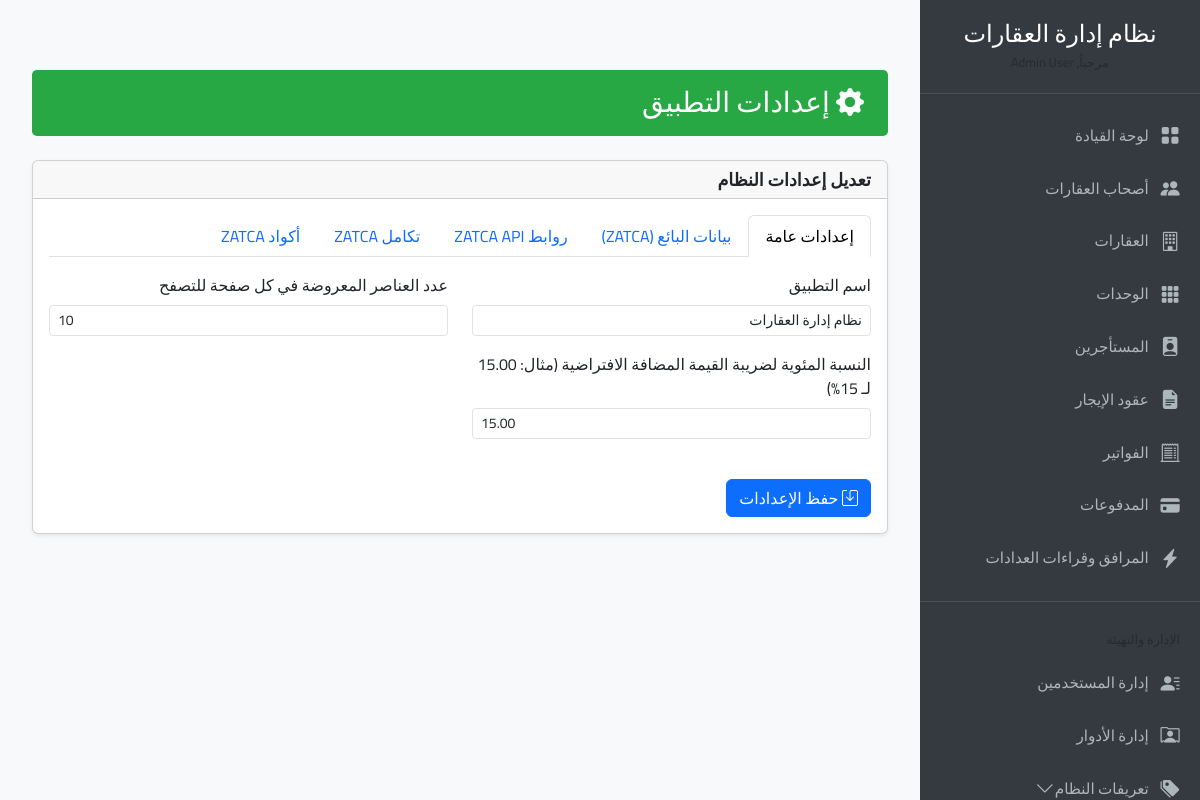
The page /settings.php (signed in) on the database its author committed.
### tables this page shows
CREATE TABLE `app_settings` (
  `setting_key` varchar(100) NOT NULL,
  `setting_value` text DEFAULT NULL,
  `description` varchar(255) DEFAULT NULL,
  `last_updated` timestamp NOT NULL DEFAULT current_timestamp() ON UPDATE current_timestamp()
);

### includes/functions.php (called while the page is built, shortened)
<?php
function base_url($path = '') {
    return rtrim(APP_BASE_URL, '/') . '/' . ltrim($path, '/');
}
function esc_attr($string) {
    return htmlspecialchars((string)$string, ENT_QUOTES, 'UTF-8');
}
function esc_html($string) {
    return htmlspecialchars((string)$string, ENT_NOQUOTES, 'UTF-8');
}
?>

### settings.php (the view, shortened to what this page needs)
<?php
$page_title = "إعدادات التطبيق";
require_once __DIR__ . '/db_connect.php';
require_once __DIR__ . '/includes/functions.php';
$current_settings = [];
$settings_keys = [
    'APP_NAME', 'ITEMS_PER_PAGE', 'VAT_PERCENTAGE',
    'ZATCA_API_URL_PRODUCTION_CLEARANCE', 'ZATCA_API_URL_PRODUCTION_REPORTING', 'ZATCA_API_URL_PRODUCTION_COMPLIANCE_INVOICE',
    'ZATCA_API_URL_SIMULATION_CLEARANCE', 'ZATCA_API_URL_SIMULATION_REPORTING', 'ZATCA_API_URL_SIMULATION_COMPLIANCE_INVOICE',
    'ZATCA_API_URL_SANDBOX_PORTAL',
    'ZATCA_CERTIFICATE_PATH', 'ZATCA_PRIVATE_KEY_PATH', 'ZATCA_PRIVATE_KEY_PASSWORD',
    'ZATCA_CLIENT_ID', 'ZATCA_CLIENT_SECRET', 'ZATCA_COMPLIANCE_OTP',
    'ZATCA_SELLER_NAME', 'ZATCA_SELLER_VAT_NUMBER', 'ZATCA_SELLER_STREET_NAME', 'ZATCA_SELLER_BUILDING_NO',
    'ZATCA_SELLER_ADDITIONAL_NO', 'ZATCA_SELLER_DISTRICT_NAME', 'ZATCA_SELLER_CITY_NAME',
    'ZATCA_SELLER_POSTAL_CODE', 'ZATCA_SELLER_COUNTRY_CODE',
    'ZATCA_SOLUTION_NAME',
    'ZATCA_INVOICE_TYPE_CODE_SIMPLIFIED', 'ZATCA_INVOICE_TYPE_CODE_STANDARD',
    'ZATCA_PAYMENT_MEANS_CODE_CASH', 'ZATCA_PAYMENT_MEANS_CODE_CARD', 'ZATCA_PAYMENT_MEANS_CODE_BANK'
];
$sql_fetch_settings = "SELECT setting_key, setting_value, description FROM app_settings WHERE setting_key IN ('" . implode("','", $settings_keys) . "')";
$result_settings = $mysqli->query($sql_fetch_settings);
if ($result_settings) {
    while ($row = $result_settings->fetch_assoc()) {
        $current_settings[$row['setting_key']] = [
            'value' => $row['setting_value'],
            'description' => $row['description']
        ];
    }
} else {
    error_log("Failed to fetch app settings: " . $mysqli->error);
    set_message("حدث خطأ أثناء جلب الإعدادات الحالية.", "danger");
}
require_once __DIR__ . '/includes/header_resources.php';
require_once __DIR__ . '/includes/navigation.php';
function get_setting_value($settings_array, $key, $default = '') {
    return isset($settings_array[$key]['value']) ? esc_attr($settings_array[$key]['value']) : $default;
}
function get_setting_description($settings_array, $key, $default_key_name = '') {
    return isset($settings_array[$key]['description']) ? esc_html($settings_array[$key]['description']) : esc_html($default_key_name);
}
?>
<div class="container-fluid">
    <div class="content-header">
        <h1><i class="bi bi-gear-fill"></i> <?php echo esc_html($page_title); ?></h1>
    </div>
    <div class="card shadow-sm">
        <div class="card-header">
            <h5 class="card-title mb-0">تعديل إعدادات النظام</h5>
        </div>
        <div class="card-body">
            <form method="POST" action="<?php echo base_url('settings.php'); ?>" id="settingsForm">
                <nav>
                    <div class="nav nav-tabs" id="nav-tab-settings" role="tablist">
                        <button class="nav-link active" id="nav-general-tab" data-bs-toggle="tab" data-bs-target="#nav-general" type="button" role="tab" aria-controls="nav-general" aria-selected="true">إعدادات عامة</button>
                        <button class="nav-link" id="nav-zatca-seller-tab" data-bs-toggle="tab" data-bs-target="#nav-zatca-seller" type="button" role="tab" aria-controls="nav-zatca-seller" aria-selected="false">بيانات البائع (ZATCA)</button>
                        <button class="nav-link" id="nav-zatca-api-tab" data-bs-toggle="tab" data-bs-target="#nav-zatca-api" type="button" role="tab" aria-controls="nav-zatca-api" aria-selected="false">روابط ZATCA API</button>
                        <button class="nav-link" id="nav-zatca-integration-tab" data-bs-toggle="tab" data-bs-target="#nav-zatca-integration" type="button" role="tab" aria-controls="nav-zatca-integration" aria-selected="false">تكامل ZATCA</button>
                        <button class="nav-link" id="nav-zatca-codes-tab" data-bs-toggle="tab" data-bs-target="#nav-zatca-codes" type="button" role="tab" aria-controls="nav-zatca-codes" aria-selected="false">أكواد ZATCA</button>
                    </div>
                </nav>
                <div class="tab-content pt-3" id="nav-tabContentSettings">
                    <div class="tab-pane fade show active" id="nav-general" role="tabpanel" aria-labelledby="nav-general-tab">
                        <div class="row">
                            <div class="col-md-6 mb-3">
                                <label for="APP_NAME" class="form-label"><?php echo get_setting_description($current_settings, 'APP_NAME', 'APP_NAME'); ?></label>
                                <input type="text" class="form-control form-control-sm" id="APP_NAME" name="APP_NAME" value="<?php echo get_setting_value($current_settings, 'APP_NAME'); ?>">
                            </div>
                            <div class="col-md-6 mb-3">
                                <label for="ITEMS_PER_PAGE" class="form-label"><?php echo get_setting_description($current_settings, 'ITEMS_PER_PAGE', 'ITEMS_PER_PAGE'); ?></label>
                                <input type="number" class="form-control form-control-sm" id="ITEMS_PER_PAGE" name="ITEMS_PER_PAGE" value="<?php echo get_setting_value($current_settings, 'ITEMS_PER_PAGE', '10'); ?>" min="1">
                            </div>
                        </div>
                         <div class="row">
                            <div class="col-md-6 mb-3">
                                <label for="VAT_PERCENTAGE" class="form-label"><?php echo get_setting_description($current_settings, 'VAT_PERCENTAGE', 'VAT_PERCENTAGE'); ?></label>
                                <input type="number" step="0.01" class="form-control form-control-sm" id="VAT_PERCENTAGE" name="VAT_PERCENTAGE" value="<?php echo get_setting_value($current_settings, 'VAT_PERCENTAGE', '15.00'); ?>" min="0" max="100">
                            </div>
                        </div>
                    </div>
                </div> <div class="mt-4">
                    <button type="submit" class="btn btn-primary"><i class="bi bi-save"></i> حفظ الإعدادات</button>
                </div>
            </form>
        </div>
    </div>
</div>
</div> <?php require_once __DIR__ . '/includes/footer_resources.php'; ?>

### includes/header_resources.php (style rules this page uses)
body { font-family: 'Cairo', sans-serif; background-color: #f8f9fa; overflow-x: hidden; }
.content-header { background-color: #28a745; color: white; padding: 1rem 1.5rem; margin-bottom: 1.5rem; border-radius: 0.3rem; }
.content-header h1 { margin: 0; font-size: 1.75rem; }
.card-header h5.card-title { font-size: 1.1rem; font-weight: 600; }

### rows shown on the page
app_settings: description "اسم التطبيق", APP_NAME "نظام إدارة العقارات"
app_settings: description "عدد العناصر المعروضة في كل صفحة للتصفح", ITEMS_PER_PAGE "10"
app_settings: description "النسبة المئوية لضريبة القيمة المضافة الافتراضية (مثال: 15.00 لـ 15%)", VAT_PERCENTAGE "15.00"

### other values the page prints
$app_display_name_nav "نظام إدارة العقارات"
$page_title "إعدادات التطبيق"
